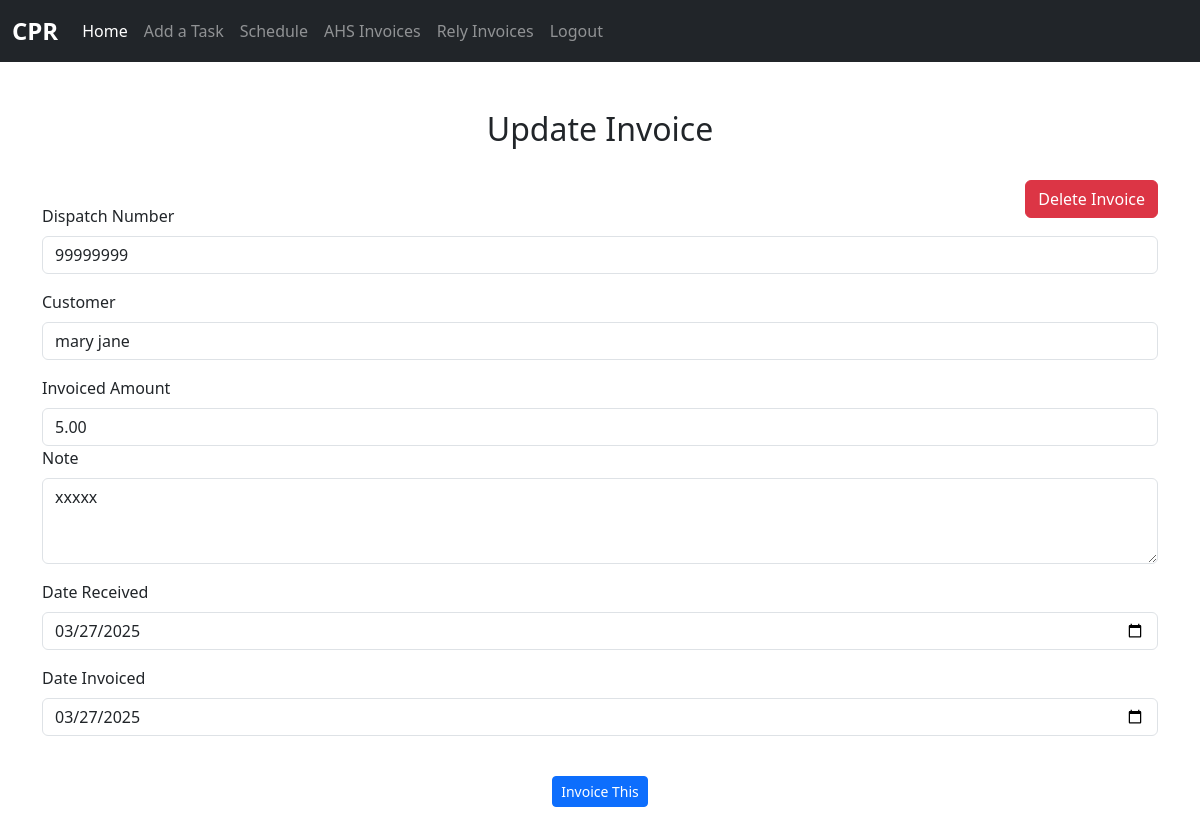
Page /rely/update_r_invoice/20 (signed in) on the committed database.
### rely_invoice/models.py (models this page shows, shortened)
class RelyInvoice(models.Model):
	dispatch_number = models.CharField(max_length=50, blank=True, null=True)
	status = models.ForeignKey(Status, null=True, blank=True, on_delete=models.SET_NULL)
	customer = models.CharField(max_length=50, blank=True, null=True)
	date_received = models.DateField(default=timezone.now)  # Date the invoice was received
	date_invoiced = models.DateField(default=timezone.now)  # Date the invoice was invoiced
	note = models.TextField(blank=False, null=False)
	amount = models.DecimalField(max_digits=20, decimal_places=2, blank=True, null=True)
	date_paid = models.DateField(default=timezone.now)

### rely_invoice/views.py (the view, shortened to what this page needs)
# urls.py: path('update_r_invoice/<int:pk>', views.update_r_invoice, name="update_r_invoice"),
@login_required(login_url='login')
def update_r_invoice(request, pk):
    get_invoice = RelyInvoice.objects.get(id=pk)
    inv_id = get_invoice.id
    get_status = Status.objects.get(name="Invoiced")
    print(inv_id, flush=True)
    context = {
        "customer":get_invoice.customer,
        "dispatch_no":get_invoice.dispatch_number,
        "inv_amount":get_invoice.amount,
        'date_invoiced':get_invoice.date_invoiced,
        'date_received':get_invoice.date_received,
        'note':get_invoice.note,
        "inv_id":inv_id,
    }
    print(get_invoice.date_invoiced, flush=True)
    return render(request, 'update_r_invoice.html', context)

### rely_invoice/templates/update_r_invoice.html (shortened to what this page needs)
{% extends 'base.html' %}
{% block content %}
	<h2 style="text-align: center;">Update Invoice</h2></br>
	<div class="container">
		<a style="display: block; float: right;" class="btn btn-danger" href="{% url 'delete_r_invoice' inv_id %}">Delete Invoice</a></br>
		<form method="POST" validate>
		  <div class="form-group">
		    <label for="exampleInputEmail1">Dispatch Number</label>
		    <input name="dispatch_no" type="number" class="form-control" value="{{dispatch_no}}" id="exampleInputEmail1" aria-describedby="emailHelp">
		  </div>
		  <div class="form-group">
		    <label for="exampleInputEmail1">Customer</label>
		    <input name="name" value="{{customer}}" type="text" class="form-control form-control" id="exampleInputEmail1" aria-describedby="emailHelp">
		  </div>
		  <div>
		  <label for="exampleInputEmail1">Invoiced Amount</label>
		    <input name="invoiced_amount" value="{{inv_amount}}" type="text" class="form-control form-control" id="exampleInputEmail1" aria-describedby="emailHelp">
		  </div>
		  <div class="form-group">
		    <label for="exampleFormControlTextarea1">Note</label>
		    <textarea name="note" class="form-control" id="exampleFormControlTextarea1" rows="3">{{note}}</textarea>
		  </div>
		  <div class="form-group">
		  <label for="exampleInputEmail1">Date Received</label>
		    <input name="date_received" value="{{date_received|date:'Y-m-d'}}" type="date" class="form-control" id="exampleInputEmail1" aria-describedby="emailHelp">
		  </div>
		  <div class="form-group">
		  <label for="exampleInputEmail1">Date Invoiced</label>
		    <input name="date_added" value="{{date_invoiced|date:'Y-m-d'}}" type="date" class="form-control" id="exampleInputEmail1" aria-describedby="emailHelp">
		  </div></br>
		  <center>
		  	<button type="submit" class="btn btn-primary btn-sm">Invoice This</button>
		  </center>
		</form>
	</div>
{% endblock %}

### rows in the picture
RelyInvoice: dispatch_no "99999999", name "mary jane", invoiced_amount "5.00", note "xxxxx", date_received "03/27/2025", date_added "03/27/2025"
